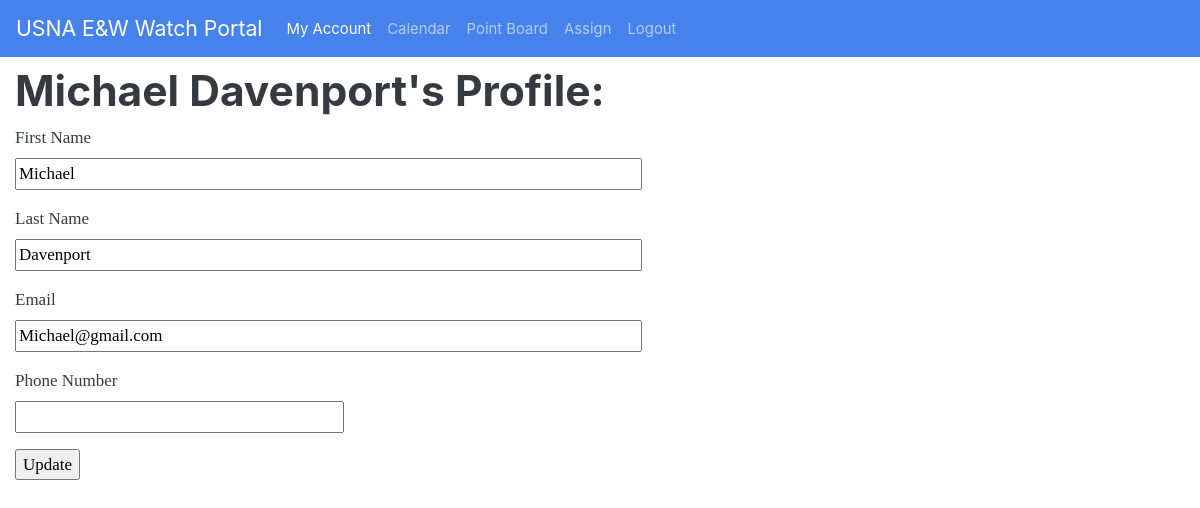
Before: /profile (signed in) with the older database file.
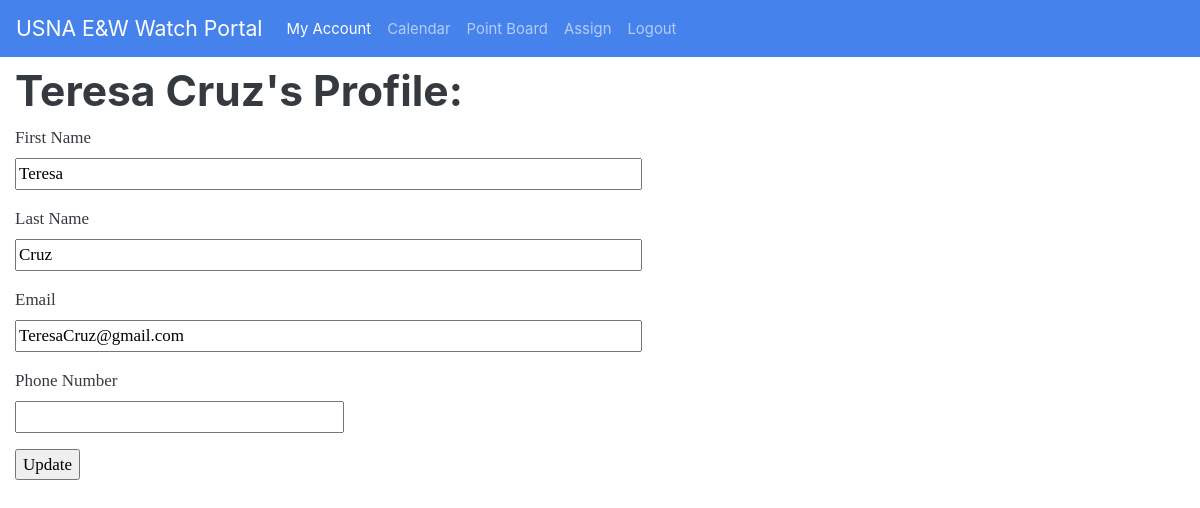
After: the same page with the newer database file.
### app.py (models this page shows, shortened)
class User(UserMixin, db.Model):
    __tablename__ = 'Users'
    id = db.Column(db.Integer, primary_key=True)
    active = db.Column(db.Boolean, default=True)
    first = db.Column(db.String(128))
    last = db.Column(db.String(128))
    email = db.Column(db.String(64), index=True, unique=True)
    password_hash = db.Column(db.String(128))
    created = db.Column(db.DateTime, index=False,
                        unique=False, default=date.today())
    phone = db.Column(db.Integer)
    qualified = db.Column(db.Boolean, index=True, unique=False, default=False)
    data = db.Column(db.String(2**30), index=False, unique=False)
    points = db.Column(db.Integer, index=True, unique=False, default=0)
    department = db.Column(db.String(128))
    point_offset = db.Column(db.Integer, default=0)
    roles=db.Column(db.String(128),default='')
    def __repr__(self):
        return f"{self.first} {self.last}"

### app.py (the view)
@app.route('/profile', methods=['GET', 'POST'])
@login_required
def profile():
    form = ProfileForm()
    if form.validate_on_submit():
        current_user.first = form.first.data
        current_user.last = form.last.data
        current_user.email = form.email.data
        current_user.phone = form.phone.data
    form.email.data = current_user.email
    form.phone.data = current_user.phone
    form.first.data = current_user.first
    form.last.data = current_user.last
    print(load_user_bid_dict(current_user.id))
    return render_template('profile.html', form=form)

### app.py
class ProfileForm(FlaskForm):
    email = StringField('Email', validators=[DataRequired(), Email()])
    first = StringField('First Name', validators=[DataRequired()])
    last = StringField('Last Name', validators=[DataRequired()])
    phone = StringField('Phone Number')
    submit = SubmitField('Update')

### app.py (called while the page is built)
@login.user_loader
def load_user(id=1):
    return User.query.get(int(id))

def load_user_bid_dict(u_id):
    try:
        user_bid_dict = json.loads(User.query.get(u_id).data)
    except:
        user_bid_dict = {}
    user_bid_dict = {int(k): int(v) for k, v in user_bid_dict.items()}
    return user_bid_dict

### templates/profile.html (shortened to what this page needs)
{%extends "base.html"%}
{%block content%}
<h1>{{current_user}}'s Profile:</h1>
<form action="" method="post">
    <p>
        {{ form.first.label }}<br>
        {{ form.first(size=64) }}<br>
    </p>
    <p>
        {{ form.last.label }}<br>
        {{ form.last(size=64) }}<br>
    </p>
    <p>
        {{ form.email.label }}<br>
        {{ form.email(size=64) }}<br>
    </p>
    <p>
        {{ form.phone.label }}<br>
        {{ form.phone(size=32) }}<br>
    </p>
    <p>{{ form.submit() }}</p>
</form>
{%endblock%}

### templates/base.html (shortened to what this page needs)
<!DOCTYPE html>
<html lang="en">
<head>
    <link rel="stylesheet" href="/static/bootstrap.min.css">
    <link rel="stylesheet" href="/static/style.css">
</head>
<body>
    <nav class="navbar navbar-expand-md navbar-dark bg-primary">
        <a class="navbar-brand" href="/">USNA E&W Watch Portal</a>
        <div class="collapse navbar-collapse" id="navbarNav">
            <ul class="navbar-nav">
                <li class="nav-item {%if request.path == '/profile'%}active{%endif%}"">
                    <a class=" nav-link" href="/profile">My Account</a>
                </li>
                <li class="nav-item {%if request.path == '/jets'%}active{%endif%}"">
                    <a class=" nav-link" href="/calendar">Calendar</a>
                </li>
                <li class="nav-item {%if request.path == '/points'%}active{%endif%}"">
                    <a class=" nav-link" href="/points">Point Board</a>
                </li>
                <li class="nav-item {%if request.path == '/assign'%}active{%endif%}"">
                    <a class=" nav-link" href="/assign">Assign</a>
                </li>
                {%if current_user.is_anonymous%}
                <li class="nav-item {%if request.path == '/logout'%}active{%endif%}"">
                    <a class=" nav-link" href="/login">Login</a>
                </li>
                {%else%}
                <li class="nav-item {%if request.path == '/logout'%}active{%endif%}"">
                    <a class=" nav-link" href="/logout">Logout</a>
                </li>
                {%endif%}
            </ul>
        </div>
    </nav>
    <div class="mt-2 container-fluid">
        {% block content %}
        {% endblock %}
    </div>
</body>
</html>

Changed rows visible on the page:
changed User: first+last "Michael Davenport" → "Teresa Cruz"; first "Michael" → "Teresa"; last "Davenport" → "Cruz"; email "Michael@gmail.com" → "TeresaCruz@gmail.com"
